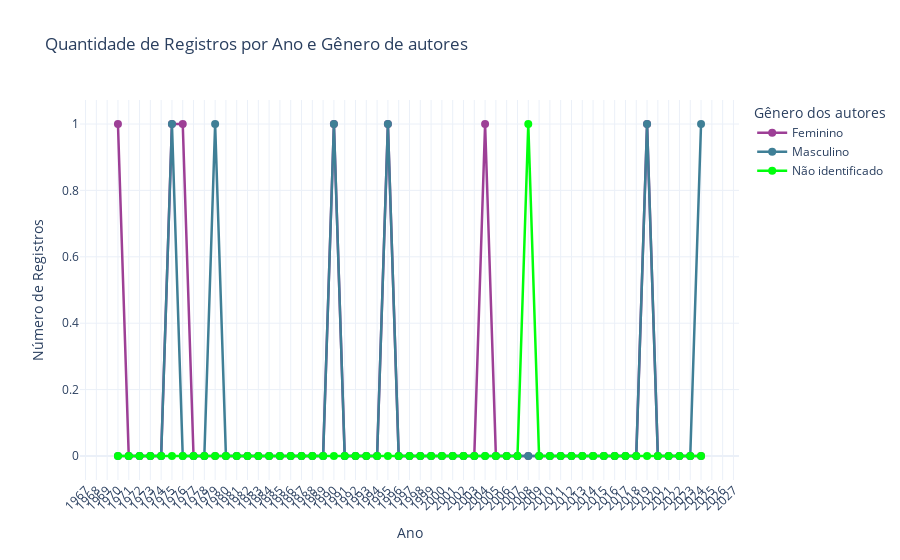

Source (notebook cell):
### Markdown cell above
## Gráfico registro por ano e gênero dos autores

### Code cell
df,fig=test_graphs.test_plot_line_by_year_and_gender()
display(df)
fig.show()

### Figure 1 — Plotly figure (JSON) as saved in the notebook; plotly's stock layout.template omitted (floating-point values rounded to 4 significant figures)
{"data": [{"hovertemplate": "Gênero=Feminino<br>Ano=%{x}<br>Número de Registros=%{y}<extra></extra>", "legendgroup": "Feminino", "line": {"color": "#9d3f96", "dash": "solid", "width": 2.5}, "marker": {"size": 8, "symbol": "circle"}, "mode": "lines+markers", "name": "Feminino", "orientation": "v", "showlegend": true, "type": "scatter", "x": [1970, 1971, 1972, 1973, 1974, 1975, 1976, 1977, 1978, 1979, 1980, 1981, 1982, 1983, 1984, 1985, 1986, 1987, 1988, 1989, 1990, 1991, 1992, 1993, 1994, 1995, 1996, 1997, 1998, 1999, 2000, 2001, 2002, 2003, 2004, 2005, 2006, 2007, 2008, 2009, 2010, 2011, 2012, 2013, 2014, 2015, 2016, 2017, 2018, 2019, 2020, 2021, 2022, 2023, 2024], "xaxis": "x", "y": [1, 0, 0, 0, 0, 1, 1, 0, 0, 0, 0, 0, 0, 0, 0, 0, 0, 0, 0, 0, 1, 0, 0, 0, 0, 1, 0, 0, 0, 0, 0, 0, 0, 0, 1, 0, 0, 0, 0, 0, 0, 0, 0, 0, 0, 0, 0, 0, 0, 1, 0, 0, 0, 0, 0], "yaxis": "y"}, {"hovertemplate": "Gênero=Masculino<br>Ano=%{x}<br>Número de Registros=%{y}<extra></extra>", "legendgroup": "Masculino", "line": {"color": "#3f7f96", "dash": "solid", "width": 2.5}, "marker": {"size": 8, "symbol": "circle"}, "mode": "lines+markers", "name": "Masculino", "orientation": "v", "showlegend": true, "type": "scatter", "x": [1970, 1971, 1972, 1973, 1974, 1975, 1976, 1977, 1978, 1979, 1980, 1981, 1982, 1983, 1984, 1985, 1986, 1987, 1988, 1989, 1990, 1991, 1992, 1993, 1994, 1995, 1996, 1997, 1998, 1999, 2000, 2001, 2002, 2003, 2004, 2005, 2006, 2007, 2008, 2009, 2010, 2011, 2012, 2013, 2014, 2015, 2016, 2017, 2018, 2019, 2020, 2021, 2022, 2023, 2024], "xaxis": "x", "y": [0, 0, 0, 0, 0, 1, 0, 0, 0, 1, 0, 0, 0, 0, 0, 0, 0, 0, 0, 0, 1, 0, 0, 0, 0, 1, 0, 0, 0, 0, 0, 0, 0, 0, 0, 0, 0, 0, 0, 0, 0, 0, 0, 0, 0, 0, 0, 0, 0, 1, 0, 0, 0, 0, 1], "yaxis": "y"}, {"hovertemplate": "Gênero=Não identificado<br>Ano=%{x}<br>Número de Registros=%{y}<extra></extra>", "legendgroup": "Não identificado", "line": {"color": "#00FF0D", "dash": "solid", "width": 2.5}, "marker": {"size": 8, "symbol": "circle"}, "mode": "lines+markers", "name": "Não identificado", "orientation": "v", "showlegend": true, "type": "scatter", "x": [1970, 1971, 1972, 1973, 1974, 1975, 1976, 1977, 1978, 1979, 1980, 1981, 1982, 1983, 1984, 1985, 1986, 1987, 1988, 1989, 1990, 1991, 1992, 1993, 1994, 1995, 1996, 1997, 1998, 1999, 2000, 2001, 2002, 2003, 2004, 2005, 2006, 2007, 2008, 2009, 2010, 2011, 2012, 2013, 2014, 2015, 2016, 2017, 2018, 2019, 2020, 2021, 2022, 2023, 2024], "xaxis": "x", "y": [0, 0, 0, 0, 0, 0, 0, 0, 0, 0, 0, 0, 0, 0, 0, 0, 0, 0, 0, 0, 0, 0, 0, 0, 0, 0, 0, 0, 0, 0, 0, 0, 0, 0, 0, 0, 0, 0, 1, 0, 0, 0, 0, 0, 0, 0, 0, 0, 0, 0, 0, 0, 0, 0, 0], "yaxis": "y"}], "layout": {"legend": {"title": {"text": "Gênero dos autores"}, "tracegroupgap": 0}, "title": {"text": "Quantidade de Registros por Ano e Gênero de autores"}, "xaxis": {"anchor": "y", "domain": [0, 1], "tickangle": -45, "tickmode": "linear", "title": {"text": "Ano"}}, "yaxis": {"anchor": "x", "domain": [0, 1], "title": {"text": "Número de Registros"}}}}
